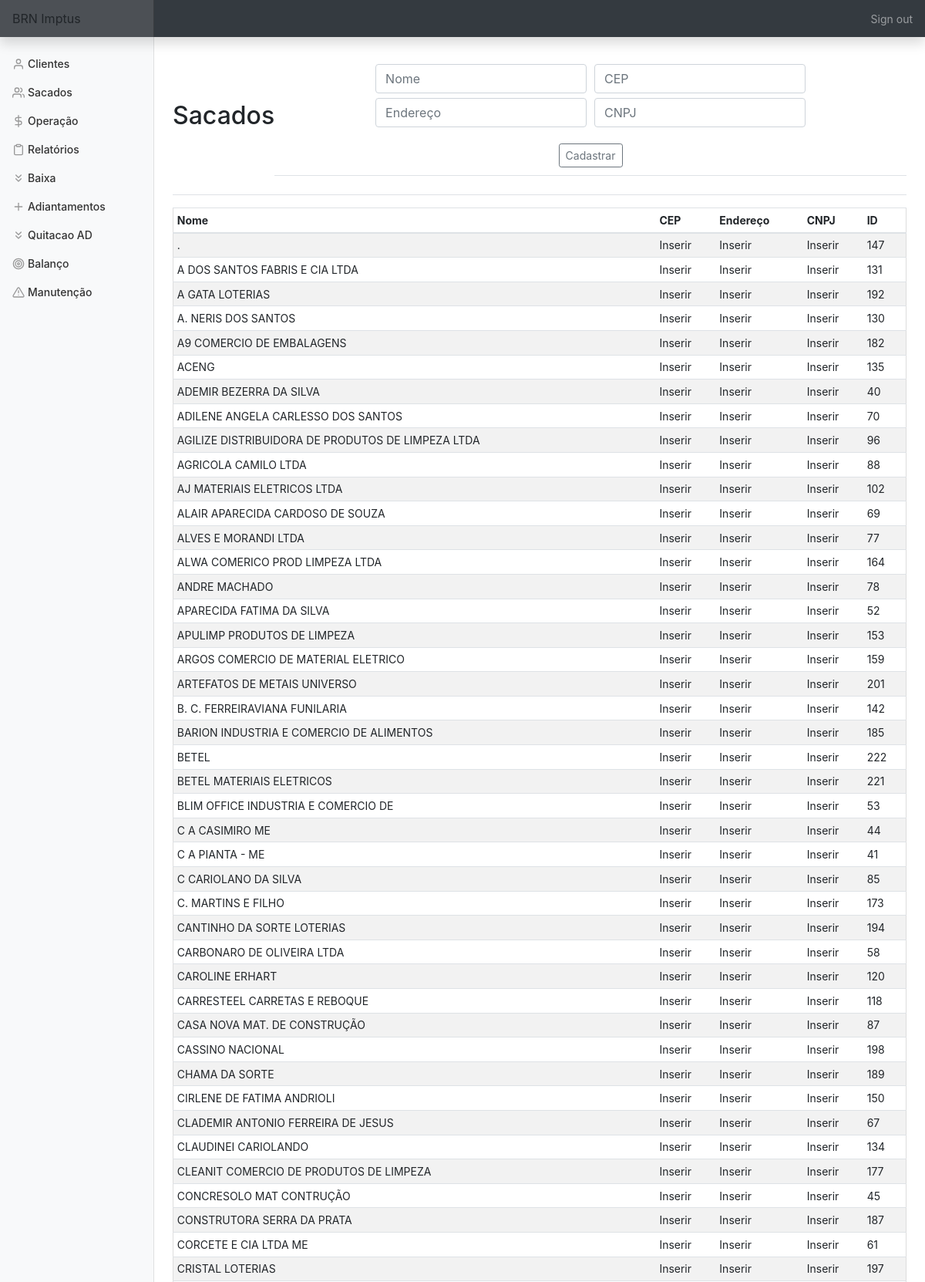
The page /sacados (signed in, upper part) on the database its author committed.
### tables this page shows
CREATE TABLE sacados (id INTEGER PRIMARY KEY AUTOINCREMENT NOT NULL,
						nome TEXT NOT NULL,
						cep TEXT NOT NULL,
						endereço TEXT NOT NULL, cnpj TEXT);

### app.py (the view, shortened to what this page needs)
@app.route('/sacados', methods=['GET', 'POST'])
@login_required
def sacados():
    con = sqlite3.connect(DATABASE)
    con.row_factory = sqlite3.Row
    cur = con.cursor()
    if request.method == 'GET':
        rows = cur.execute('SELECT * FROM sacados ORDER BY nome')
        rows = cur.fetchall()
        return render_template('sacados.html', rows=rows)

### app.py (called while the page is built)
@app.after_request
def after_request(response):
    response.headers["Cache-Control"] = "no-cache, no-store, must-revalidate"
    response.headers["Expires"] = 0
    response.headers["Pragma"] = "no-cache"
    return response

### helper.py (called while the page is built)
def login_required(f):
    @wraps(f)
    def decorated_function(*args, **kwargs):
        if session.get("user_id") is None:
            return redirect("/login")
        return f(*args, **kwargs)
    return decorated_function

### templates/sacados.html (shortened to what this page needs)
{% extends "layout.html" %}
{% block main %}
    <div class='d-flex justify-content-between flex-warp flex-md-nowrap align-items-center pt-3 pb-2 mb-3 border-bottom'>
        <h1 class='h2'>Sacados</h1>
        <div class='d-flex justify-content-between flex-warp flex-md-nowrap align-items-center pt-3 pb-2 mb-3 border-bottom'>
            <form action='sacados' method='POST'>
                <div class='form-group'>
                    <input name='nome' autofocus class='form-control' placeholder='Nome' type='text' required title='Insira o nome/razão social do sacado' alt='Insira o nome/razão social do sacado'>
                    <input name='cep' autofocus class='form-control' placeholder='CEP' type='number' title='Insira o cep do sacado' alt='Insira o cep do sacado'>
                    <input name='endereco' autofocus class='form-control' placeholder='Endereço' type='text' title='Insira o endereço do sacado' alt='Insira o endereço do sacado'>
                    <input name='cnpj' autofocus class='form-control' placeholder='CNPJ' type='text' title='Insira o cpf/cnpj do sacado' alt='Insira o cpf/cnpj do sacado'>
                </div>
                <button type='submit' class='btn btn-sm btn-outline-secondary'>Cadastrar</button>
            </form>
        </div>
    </div>
    <div class='table-responsive'>
        <table class='table table-striped table-sm'>
            <thead>
                <tr>
                    <th>Nome</th>
                    <th>CEP</th>
                    <th>Endereço</th>
                    <th>CNPJ</th>
                    <th>ID</th>
                </tr>
            </thead>
            <tbody>
                {% for row in rows %}
                    <tr>
                        <td>{{ row['nome'] }}</td>
                        <td>{{ row['cep'] }}</td>
                        <td>{{ row['endereço'] }}</td>
                        <td>{{ row['cnpj'] }}</td>
                        <td>{{ row['id'] }}</td>
                    </tr>
                {% endfor %}
            </tbody>
        </table>
    </div>
{% endblock %}

### static/styles.css (style rules this page uses)
main .form-control { display: inline-block; width: auto; margin: 3px; }
main table { text-align: left; border-collapse: collapse; border-spacing: 0; width: 100%; border: 1px solid #ddd; }
main table td, th { text-align: left; padding: 16px; }
button { margin: 2px; }
body { font-size: .875rem; height:100%; }

### rows shown on the page
sacados: nome ".", cep "Inserir", endereço "Inserir", cnpj "Inserir", id "147"
sacados: nome "A DOS SANTOS FABRIS E CIA LTDA", cep "Inserir", endereço "Inserir", cnpj "Inserir", id "131"
sacados: nome "A GATA LOTERIAS", cep "Inserir", endereço "Inserir", cnpj "Inserir", id "192"
sacados: nome "A. NERIS DOS SANTOS", cep "Inserir", endereço "Inserir", cnpj "Inserir", id "130"
sacados: nome "A9 COMERCIO DE EMBALAGENS", cep "Inserir", endereço "Inserir", cnpj "Inserir", id "182"
sacados: nome "ACENG", cep "Inserir", endereço "Inserir", cnpj "Inserir", id "135"
sacados: nome "ADEMIR BEZERRA DA SILVA", cep "Inserir", endereço "Inserir", cnpj "Inserir", id "40"
sacados: nome "ADILENE ANGELA CARLESSO DOS SANTOS", cep "Inserir", endereço "Inserir", cnpj "Inserir", id "70"
sacados: nome "AGILIZE DISTRIBUIDORA DE PRODUTOS DE LIMPEZA LTDA", cep "Inserir", endereço "Inserir", cnpj "Inserir", id "96"
sacados: nome "AGRICOLA CAMILO LTDA", cep "Inserir", endereço "Inserir", cnpj "Inserir", id "88"
sacados: nome "AJ MATERIAIS ELETRICOS LTDA", cep "Inserir", endereço "Inserir", cnpj "Inserir", id "102"
sacados: nome "ALAIR APARECIDA CARDOSO DE SOUZA", cep "Inserir", endereço "Inserir", cnpj "Inserir", id "69"
sacados: nome "ALVES E MORANDI LTDA", cep "Inserir", endereço "Inserir", cnpj "Inserir", id "77"
sacados: nome "ALWA COMERICO PROD LIMPEZA LTDA", cep "Inserir", endereço "Inserir", cnpj "Inserir", id "164"
sacados: nome "ANDRE MACHADO", cep "Inserir", endereço "Inserir", cnpj "Inserir", id "78"
sacados: nome "APARECIDA FATIMA DA SILVA", cep "Inserir", endereço "Inserir", cnpj "Inserir", id "52"
sacados: nome "APULIMP PRODUTOS DE LIMPEZA", cep "Inserir", endereço "Inserir", cnpj "Inserir", id "153"
sacados: nome "ARGOS COMERCIO DE MATERIAL ELETRICO", cep "Inserir", endereço "Inserir", cnpj "Inserir", id "159"
sacados: nome "ARTEFATOS DE METAIS UNIVERSO", cep "Inserir", endereço "Inserir", cnpj "Inserir", id "201"
sacados: nome "B. C. FERREIRAVIANA FUNILARIA", cep "Inserir", endereço "Inserir", cnpj "Inserir", id "142"
sacados: nome "BARION INDUSTRIA E COMERCIO DE ALIMENTOS", cep "Inserir", endereço "Inserir", cnpj "Inserir", id "185"
sacados: nome "BETEL", cep "Inserir", endereço "Inserir", cnpj "Inserir", id "222"
sacados: nome "BETEL MATERIAIS ELETRICOS", cep "Inserir", endereço "Inserir", cnpj "Inserir", id "221"
sacados: nome "BLIM OFFICE INDUSTRIA E COMERCIO DE", cep "Inserir", endereço "Inserir", cnpj "Inserir", id "53"
sacados: nome "C A CASIMIRO ME", cep "Inserir", endereço "Inserir", cnpj "Inserir", id "44"
sacados: nome "C A PIANTA - ME", cep "Inserir", endereço "Inserir", cnpj "Inserir", id "41"
sacados: nome "C CARIOLANO DA SILVA", cep "Inserir", endereço "Inserir", cnpj "Inserir", id "85"
sacados: nome "C. MARTINS E FILHO", cep "Inserir", endereço "Inserir", cnpj "Inserir", id "173"
sacados: nome "CANTINHO DA SORTE LOTERIAS", cep "Inserir", endereço "Inserir", cnpj "Inserir", id "194"
sacados: nome "CARBONARO DE OLIVEIRA LTDA", cep "Inserir", endereço "Inserir", cnpj "Inserir", id "58"
sacados: nome "CAROLINE ERHART", cep "Inserir", endereço "Inserir", cnpj "Inserir", id "120"
sacados: nome "CARRESTEEL CARRETAS E REBOQUE", cep "Inserir", endereço "Inserir", cnpj "Inserir", id "118"
sacados: nome "CASA NOVA MAT. DE CONSTRUÇÃO", cep "Inserir", endereço "Inserir", cnpj "Inserir", id "87"
sacados: nome "CASSINO NACIONAL", cep "Inserir", endereço "Inserir", cnpj "Inserir", id "198"
sacados: nome "CHAMA DA SORTE", cep "Inserir", endereço "Inserir", cnpj "Inserir", id "189"
sacados: nome "CIRLENE DE FATIMA ANDRIOLI", cep "Inserir", endereço "Inserir", cnpj "Inserir", id "150"
sacados: nome "CLADEMIR ANTONIO FERREIRA DE JESUS", cep "Inserir", endereço "Inserir", cnpj "Inserir", id "67"
sacados: nome "CLAUDINEI CARIOLANDO", cep "Inserir", endereço "Inserir", cnpj "Inserir", id "134"
sacados: nome "CLEANIT COMERCIO DE PRODUTOS DE LIMPEZA", cep "Inserir", endereço "Inserir", cnpj "Inserir", id "177"
sacados: nome "CONCRESOLO MAT CONTRUÇÃO", cep "Inserir", endereço "Inserir", cnpj "Inserir", id "45"
sacados: nome "CONSTRUTORA SERRA DA PRATA", cep "Inserir", endereço "Inserir", cnpj "Inserir", id "187"
sacados: nome "CORCETE E CIA LTDA ME", cep "Inserir", endereço "Inserir", cnpj "Inserir", id "61"
sacados: nome "CRISTAL LOTERIAS", cep "Inserir", endereço "Inserir", cnpj "Inserir", id "197"
